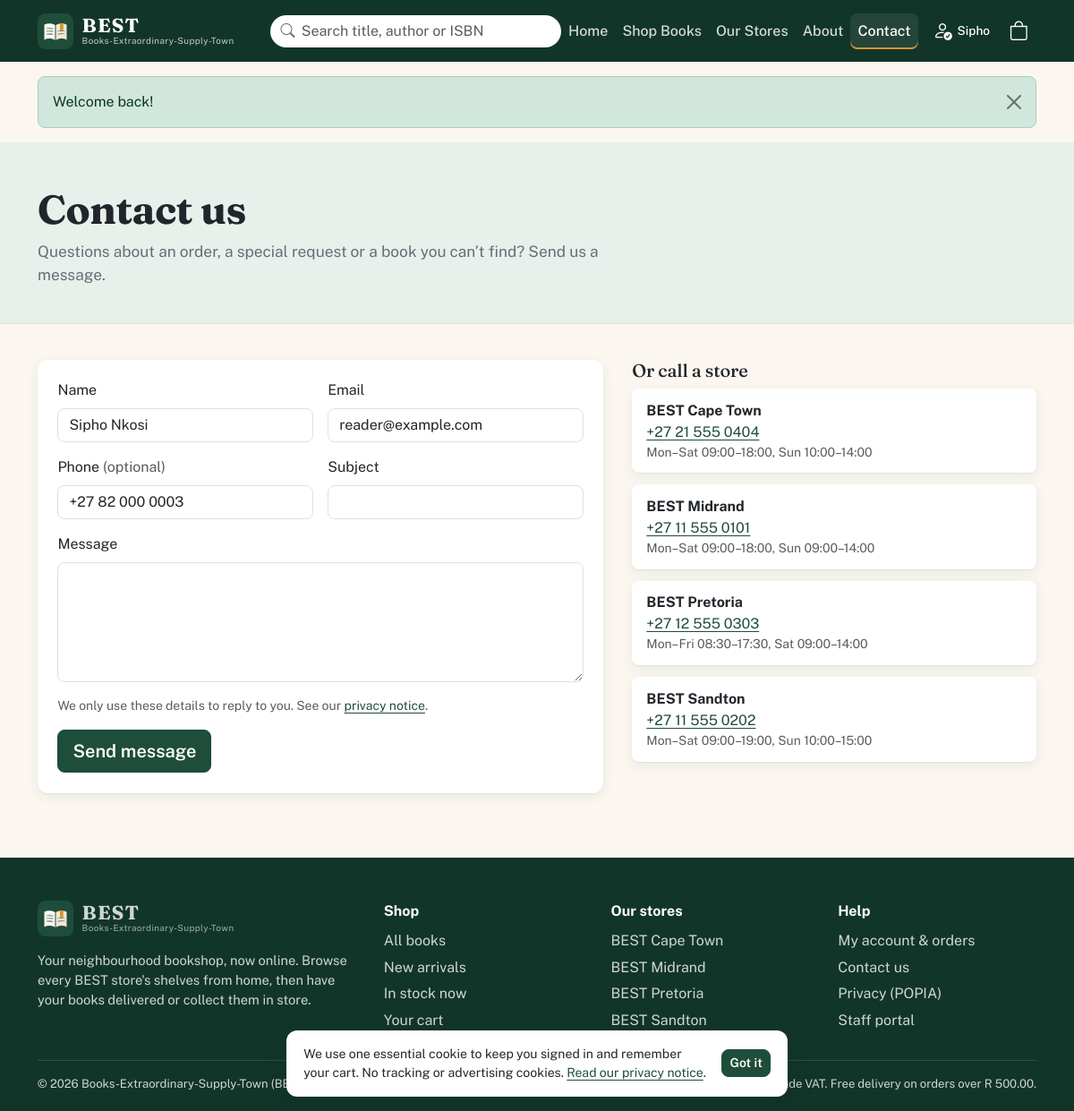
/contact.php (signed in), run on the app's committed database.
### tables this page shows
CREATE TABLE Customer (
  accountID INT PRIMARY KEY,
  addressLine VARCHAR(255) NULL,
  suburb VARCHAR(100) NULL,
  city VARCHAR(100) NULL,
  province VARCHAR(60) NULL,
  postalCode VARCHAR(10) NULL,
   
  privacyConsentAt DATETIME NOT NULL DEFAULT CURRENT_TIMESTAMP,
  marketingConsent BOOLEAN NOT NULL DEFAULT FALSE,
  CONSTRAINT fk_customer_account FOREIGN KEY (accountID) REFERENCES UserAccount (accountID) ON DELETE CASCADE
);

CREATE TABLE UserAccount (
  accountID INT PRIMARY KEY AUTO_INCREMENT,
  firstName VARCHAR(100) NOT NULL,
  lastName VARCHAR(100) NOT NULL,
  email VARCHAR(255) NOT NULL UNIQUE,
  phoneNumber VARCHAR(30) NULL,
  passwordHash VARCHAR(255) NOT NULL,
  accountStatus ENUM('active', 'suspended') NOT NULL DEFAULT 'active',
   
  mustChangePassword BOOLEAN NOT NULL DEFAULT FALSE,
  createdBy INT NULL,
  dateCreated DATETIME NOT NULL DEFAULT CURRENT_TIMESTAMP,
  lastLogin DATETIME NULL,
  CONSTRAINT fk_account_createdby FOREIGN KEY (createdBy) REFERENCES UserAccount (accountID) ON DELETE SET NULL,
  INDEX idx_account_status (accountStatus)
);

CREATE TABLE Store (
  storeID INT PRIMARY KEY AUTO_INCREMENT,
  name VARCHAR(120) NOT NULL UNIQUE,
  addressLine VARCHAR(255) NOT NULL,
  city VARCHAR(100) NOT NULL,
  province VARCHAR(60) NOT NULL,
  postalCode VARCHAR(10) NOT NULL,
  phoneNumber VARCHAR(30) NOT NULL,
  email VARCHAR(255) NOT NULL,
  openingHours VARCHAR(255) NOT NULL,
  isActive BOOLEAN NOT NULL DEFAULT TRUE,
  dateCreated DATETIME NOT NULL DEFAULT CURRENT_TIMESTAMP
);

### includes/helpers/database.php (called while the page is built, shortened)
<?php
function db(): ?mysqli
{
    static $conn = null;
    return $conn instanceof mysqli && !$conn->connect_errno ? $conn : null;
}
function fetchAll(mysqli $conn, string $sql, array $params = []): array
{
    $stmt = $conn->prepare($sql);
    if (!$stmt->execute($params ?: null)) {
        error_log('Query failed: ' . $stmt->error);
        return [];
    }
    $result = $stmt->get_result();
    return $result ? $result->fetch_all(MYSQLI_ASSOC) : [];
}
function fetchOne(mysqli $conn, string $sql, array $params = []): ?array
{
    return fetchAll($conn, $sql, $params)[0] ?? null;
}

### includes/helpers/customerAuth.php (called while the page is built, shortened)
<?php
require_once __DIR__ . '/database.php';
function currentCustomer(?mysqli $conn): ?array
{
    static $customer = false;
    if ($customer !== false) {
        return $customer;
    }
    $customer = fetchOne($conn,
        "SELECT u.accountID, u.firstName, u.lastName, u.email, u.phoneNumber, u.accountStatus,
                c.addressLine, c.suburb, c.city, c.province, c.postalCode, c.marketingConsent, c.privacyConsentAt
         FROM UserAccount u JOIN Customer c ON c.accountID = u.accountID
         WHERE u.accountID = ?",
        [(int) $_SESSION['customerID']]);
    return $customer;
}

### includes/helpers/forms.php (called while the page is built, shortened)
<?php
function takeFlash(): ?array
{
    $flash = $_SESSION['flash'] ?? null;
    return $flash;
}
function e(?string $value): string
{
    return htmlspecialchars((string) $value, ENT_QUOTES, 'UTF-8');
}

### includes/helpers/cart.php (called while the page is built, shortened)
<?php
require_once __DIR__ . '/database.php';
function cartItems(): array
{
    return is_array($_SESSION['cart'] ?? null) ? $_SESSION['cart'] : [];
}
function cartCount(): int
{
    return array_sum(cartItems());
}

### includes/helpers/books.php (called while the page is built, shortened)
<?php
require_once __DIR__ . '/database.php';
function getActiveStores(mysqli $conn): array
{
    return fetchAll($conn, "SELECT * FROM Store WHERE isActive = TRUE ORDER BY name");
}

### contact.php (the view, shortened to what this page needs)
<?php
    require_once __DIR__ . '/includes/helpers/books.php';
    require_once __DIR__ . '/includes/helpers/customerAuth.php';
    $conn = db();
    $customer = currentCustomer($conn);
    $stores = $conn ? getActiveStores($conn) : [];
    $input = [
        'name'        => $customer ? $customer['firstName'] . ' ' . $customer['lastName'] : '',
        'email'       => $customer['email'] ?? '',
        'phoneNumber' => $customer['phoneNumber'] ?? '',
        'subject'     => is_string($_GET['subject'] ?? null) ? mb_substr($_GET['subject'], 0, 150) : '',
        'message'     => '',
    ];
    $activeNav = 'contact';
?>
<!DOCTYPE html>
<html lang="en">
    <?php include 'includes/components/header.php'; ?>
    <body>
        <?php include 'includes/components/navBar.php'; ?>
        <main id="main">
            <section class="page-hero">
                <div class="container-xl">
                    <h1>Contact us</h1>
                    <p>Questions about an order, a special request or a book you can’t find? Send us a message.</p>
                </div>
            </section>
            <section class="container-xl section contact-grid">
                <form method="post" class="checkout-card needs-validation" novalidate>
                    <div class="row g-3">
                        <div class="col-sm-6"><label class="form-label" for="name">Name</label><input class="form-control" id="name" name="name" value="<?= e($input['name']) ?>" required autocomplete="name"><div class="invalid-feedback">Enter your name.</div></div>
                        <div class="col-sm-6"><label class="form-label" for="email">Email</label><input type="email" class="form-control" id="email" name="email" value="<?= e($input['email']) ?>" required autocomplete="email"><div class="invalid-feedback">Enter a valid email.</div></div>
                        <div class="col-sm-6"><label class="form-label" for="phoneNumber">Phone <span class="text-muted">(optional)</span></label><input type="tel" class="form-control" id="phoneNumber" name="phoneNumber" value="<?= e($input['phoneNumber']) ?>" pattern="\+?[0-9 ()\-]{9,20}"></div>
                        <div class="col-sm-6"><label class="form-label" for="subject">Subject</label><input class="form-control" id="subject" name="subject" value="<?= e($input['subject']) ?>" required maxlength="150"><div class="invalid-feedback">Enter a subject.</div></div>
                        <div class="col-12"><label class="form-label" for="message">Message</label><textarea class="form-control" id="message" name="message" rows="5" required minlength="10" maxlength="3000"></textarea></div>
                    </div>
                    <p class="small text-muted mt-3">We only use these details to reply to you. See our <a href="privacy.php">privacy notice</a>.</p>
                    <button class="btn btn-brand btn-lg">Send message</button>
                </form>
                <aside>
                    <h2 class="h5">Or call a store</h2>
                    <ul class="contact-stores">
                        <?php foreach ($stores as $store): ?>
                            <li>
                                <strong><?= e($store['name']) ?></strong>
                                <a href="tel:<?= e(preg_replace('/[^0-9+]/', '', $store['phoneNumber'])) ?>"><?= e($store['phoneNumber']) ?></a>
                                <small class="text-muted"><?= e($store['openingHours']) ?></small>
                            </li>
                        <?php endforeach; ?>
                    </ul>
                </aside>
            </section>
        </main>
        <?php include 'includes/components/footer.php'; ?>
    </body>
</html>

### includes/components/navBar.php (shortened to what this page needs)
<?php
    require_once __DIR__ . '/../helpers/cart.php';
    require_once __DIR__ . '/../helpers/customerAuth.php';
    global $activeNav;
    $navCustomer = currentCustomer(db());
    $navCartCount = cartCount();
    $navLinks = [
        'home'      => ['Home', 'index.php'],
        'catalogue' => ['Shop Books', 'catalogue.php'],
        'stores'    => ['Our Stores', 'stores.php'],
        'about'     => ['About', 'about.php'],
        'contact'   => ['Contact', 'contact.php'],
    ];
?>
<nav class="navbar navbar-expand-lg site-navbar sticky-top" aria-label="Main navigation">
    <div class="container-xl">
        <a class="navbar-brand brand" href="index.php">
            <img src="assets/images/logo.svg" alt="" width="40" height="40">
            <span class="brand-text">
                <span class="brand-name">BEST</span>
                <span class="brand-tagline">Books-Extraordinary-Supply-Town</span>
            </span>
        </a>
        <div class="d-flex align-items-center gap-1 order-lg-last">
            <a class="nav-icon-link" href="<?= $navCustomer ? 'account.php' : 'login.php' ?>" aria-label="<?= $navCustomer ? 'My account' : 'Sign in' ?>">
                <i class="bi bi-person<?= $navCustomer ? '-check' : '' ?>" aria-hidden="true"></i>
                <span class="d-none d-xl-inline nav-icon-label"><?= $navCustomer ? e($navCustomer['firstName']) : 'Sign in' ?></span>
            </a>
            <a class="nav-icon-link cart-link" href="cart.php" aria-label="Cart, <?= $navCartCount ?> items">
                <i class="bi bi-bag" aria-hidden="true"></i>
            </a>
        </div>
        <div class="collapse navbar-collapse" id="siteMenu">
            <form class="nav-search ms-lg-4 my-3 my-lg-0" action="catalogue.php" method="get" role="search">
                <i class="bi bi-search" aria-hidden="true"></i>
                <input id="navSearch" class="form-control" type="search" name="q" placeholder="Search title, author or ISBN" value="<?= e($_GET['q'] ?? '') ?>">
            </form>
            <ul class="navbar-nav ms-auto me-lg-2">
                <?php foreach ($navLinks as $key => [$label, $href]): ?>
                    <li class="nav-item">
                        <a class="nav-link<?= ($activeNav ?? '') === $key ? ' active' : '' ?>" href="<?= $href ?>"<?= ($activeNav ?? '') === $key ? ' aria-current="page"' : '' ?>><?= $label ?></a>
                    </li>
                <?php endforeach; ?>
            </ul>
        </div>
    </div>
</nav>
<?php $navFlash = takeFlash(); ?>
<?php if ($navFlash): ?>
    <div class="container-xl mt-3">
        <div class="alert alert-<?= $navFlash['type'] === 'error' ? 'danger' : ($navFlash['type'] === 'success' ? 'success' : 'info') ?> alert-dismissible fade show site-alert" role="status">
            <?= e($navFlash['message']) ?>
            <button type="button" class="btn-close" data-bs-dismiss="alert" aria-label="Close"></button>
        </div>
    </div>
<?php endif; ?>

### assets/css/style.css (style rules this page uses)
:root { --brand: #1E4D3A; --brand-dark: #12352A; --brand-soft: #E7F0EB; --accent: #D9932B; --accent-dark: #B97818; --cream: #FBF7F0; --paper: #FFFFFF; --ink: #22262B; --muted: #666D75; --line: #E6E0D5; --danger: #B4372F; --radius: 12px; --radius-sm: 8px; --shadow: 0 1px 2px rgba(18, 53, 42, .06), 0 4px 14px rgba(18, 53, 42, .07); --shadow-lift: 0 4px 10px rgba(18, 53, 42, .10), 0 14px 30px rgba(18, 53, 42, .12); --font-display: 'Fraunces', Georgia, serif; --font-body: 'Public Sans', system-ui, sans-serif; --bs-body-font-family: var(--font-body); --bs-body-color: var(--ink); --bs-link-color-rgb: 30, 77, 58; --bs-link-hover-color-rgb: 18, 53, 42; }
body { background: var(--cream); color: var(--ink); font-family: var(--font-body); display: flex; flex-direction: column; min-height: 100vh; }
main { flex: 1; }
h1, h2, h3, .page-title, .brand-name { font-family: var(--font-display); font-weight: 700; letter-spacing: -0.01em; }
a { color: var(--brand); text-underline-offset: 3px; }
.form-control, .form-select { border-color: var(--line); border-radius: var(--radius-sm); }
.btn { border-radius: var(--radius-sm); font-weight: 600; }
.btn-brand { background: var(--brand); border-color: var(--brand); color: #fff; }
.site-navbar { background: var(--brand-dark); padding: .6rem 0; }
.brand { display: flex; align-items: center; gap: .6rem; text-decoration: none; color: #fff; }
.brand-text { display: flex; flex-direction: column; line-height: 1.05; }
.brand-name { font-size: 1.35rem; letter-spacing: .06em; }
.brand-tagline { font-size: .62rem; letter-spacing: .04em; opacity: .75; }
.site-navbar .nav-link { color: rgba(255, 255, 255, .82); font-weight: 500; padding: .5rem .8rem; border-radius: var(--radius-sm); }
.site-navbar .nav-link:hover, .site-navbar .nav-link.active { color: #fff; background: rgba(255, 255, 255, .08); }
.site-navbar .nav-link.active { box-shadow: inset 0 -2px 0 var(--accent); }
.nav-search { position: relative; flex: 1; max-width: 360px; }
.nav-search i { position: absolute; left: 12px; top: 50%; transform: translateY(-50%); color: var(--muted); }
.nav-search .form-control { padding-left: 2.2rem; border: none; border-radius: 999px; }
.nav-icon-link { color: #fff; font-size: 1.35rem; text-decoration: none; padding: .35rem .55rem; border-radius: var(--radius-sm); position: relative; display: inline-flex; align-items: center; gap: .35rem; }
.nav-icon-label { font-size: .85rem; font-weight: 500; }
.site-alert { border-radius: var(--radius-sm); }
.section { padding-top: 2.5rem; padding-bottom: 2.5rem; }
.page-hero { background: var(--brand-soft); padding: 3rem 0 2.5rem; border-bottom: 1px solid var(--line); }
.page-hero h1 { font-size: clamp(2rem, 4vw, 2.8rem); }
.page-hero p:last-child { max-width: 44rem; font-size: 1.08rem; color: var(--muted); margin: 0; }
.checkout-card { background: var(--paper); border-radius: var(--radius); box-shadow: var(--shadow); padding: 1.4rem; margin: 0; min-width: 0; }
.contact-grid { display: grid; grid-template-columns: 1.4fr 1fr; gap: 2rem; align-items: start; }
.contact-stores { list-style: none; padding: 0; display: grid; gap: .8rem; }
.contact-stores li { background: var(--paper); border-radius: var(--radius-sm); padding: .8rem 1rem; display: flex; flex-direction: column; box-shadow: var(--shadow); }

### data on the page
customer: accountID.firstName "Sipho", email "reader@example.com", phoneNumber "+27 82 000 0003"
store: name "BEST Cape Town", phoneNumber "+27 21 555 0404", openingHours "Mon–Sat 09:00–18:00, Sun 10:00–14:00"
store: name "BEST Midrand", phoneNumber "+27 11 555 0101", openingHours "Mon–Sat 09:00–18:00, Sun 09:00–14:00"
store: name "BEST Pretoria", phoneNumber "+27 12 555 0303", openingHours "Mon–Fri 08:30–17:30, Sat 09:00–14:00"
store: name "BEST Sandton", phoneNumber "+27 11 555 0202", openingHours "Mon–Sat 09:00–19:00, Sun 10:00–15:00"

### other printed values
$label "Home"
$label "Shop Books"
$label "Our Stores"
$label "About"
$label "Contact"
$navFlash['message'] "Welcome back!"
$store['name'] "BEST Cape Town"
$store['name'] "BEST Midrand"
$store['name'] "BEST Pretoria"
$store['name'] "BEST Sandton"
money(FREE_DELIVERY_FROM) "R 500.00"
